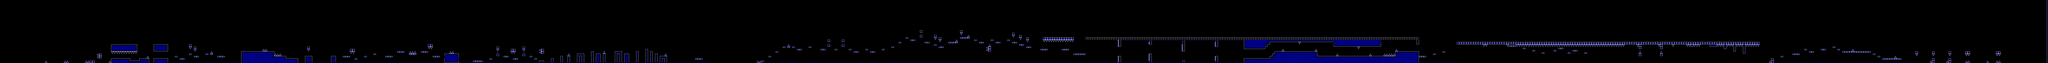

Below is a game level as drawn by its tile map, then a one-line description and the .tmx that defines it (tile-layer data replaced by summaries):
An orthogonal 866x27 tile map with 16x16 px tiles, 2 tile layers (l2, l1), 2 tilesets and 312 objects.

<map version="1.10" tiledversion="1.11.0" orientation="orthogonal" renderorder="right-down" width="866" height="27" tilewidth="16" tileheight="16" infinite="0" nextlayerid="8" nextobjectid="720">
 <editorsettings>
  <export target="baseafterbase.json" format="json" />
 </editorsettings>
 <properties>
  <property name="BG" type="color" value="#ff283eff" />
  <property name="Difficulty" value="HARD" />
  <property name="GROUND" type="color" value="#ff0013c8" />
  <property name="Gamemode" type="int" value="0" />
  <property name="Level name" value="BASE AFTER BASE" />
  <property name="Song" value="STEREOMA" />
  <property name="Speed" type="int" value="1" />
  <property name="Stars" type="int" value="5" />
 </properties>
 <tileset firstgid="1" source="famidash.tsx" />
 <tileset firstgid="513" source="sprites.tsx" />
 <layer id="4" name="l2" width="866" height="27">
  <data>[23382 cells, 23328 non-empty, 10 distinct tile ids]</data>
 </layer>
 <layer id="1" name="l1" width="866" height="27">
  <data>[23382 cells, 23376 non-empty, 29 distinct tile ids]</data>
 </layer>
 <objectgroup id="7" name="SP">
  <object id="401" gid="521" x="672" y="368" width="16" height="16" />
  <object id="402" gid="524" x="624" y="416" width="16" height="16" />
  <object id="403" gid="525" x="1120" y="400" width="16" height="16" />
  <object id="404" gid="519" x="1016" y="432" width="16" height="16" />
  <object id="405" gid="521" x="1280" y="304" width="16" height="16" />
  <object id="406" gid="521" x="1312" y="320" width="16" height="16" />
  <object id="407" gid="524" x="1184" y="384" width="16" height="16" />
  <object id="408" gid="524" x="1280" y="368" width="16" height="16" />
  <object id="409" gid="516" x="1104" y="384" width="16" height="16">
   <properties>
    <property name="Channel" value="GROUND" />
    <property name="Color" type="color" value="#ff9000b7" />
    <property name="Frames" type="int" value="30" />
   </properties>
  </object>
  <object id="410" gid="516" x="1104" y="400" width="16" height="16">
   <properties>
    <property name="Channel" value="BG" />
    <property name="Color" type="color" value="#ffad00fc" />
    <property name="Frames" type="int" value="30" />
   </properties>
  </object>
  <object id="411" gid="524" x="1392" y="368" width="16" height="16" />
  <object id="412" gid="520" x="1536" y="432" width="16" height="16" />
  <object id="413" gid="519" x="1600" y="432" width="16" height="16" />
  <object id="414" gid="518" x="1472" y="432" width="16" height="16" />
  <object id="415" gid="519" x="1360" y="432" width="16" height="16" />
  <object id="417" gid="517" x="1296" y="432" width="16" height="16" />
  <object id="418" gid="520" x="1136" y="432" width="16" height="16" />
  <object id="419" gid="520" x="1204.27" y="432" width="16" height="16" />
  <object id="420" gid="523" x="1632" y="352" width="16" height="16" />
  <object id="421" gid="524" x="2000" y="400" width="16" height="16" />
  <object id="422" gid="524" x="2168" y="384" width="16" height="16" />
  <object id="423" gid="524" x="2248" y="384" width="16" height="16" />
  <object id="424" gid="521" x="2080" y="320" width="16" height="16" />
  <object id="425" gid="520" x="2128" y="432" width="16" height="16" />
  <object id="426" gid="519" x="2032" y="432" width="16" height="16" />
  <object id="427" gid="518" x="2208" y="432" width="16" height="16" />
  <object id="428" gid="521" x="2336" y="384" width="16" height="16" />
  <object id="429" gid="521" x="2624" y="384" width="16" height="16" />
  <object id="430" gid="521" x="2704" y="352" width="16" height="16" />
  <object id="431" gid="521" x="2384" y="336" width="16" height="16" />
  <object id="432" gid="521" x="2368" y="336" width="16" height="16" />
  <object id="433" gid="521" x="2400" y="400" width="16" height="16" />
  <object id="434" gid="521" x="2464" y="384" width="16" height="16" />
  <object id="435" gid="521" x="2528" y="368" width="16" height="16" />
  <object id="436" gid="522" x="1569.07" y="377.6" width="16" height="16" />
  <object id="437" gid="522" x="2784" y="343.47" width="16" height="16" />
  <object id="438" gid="521" x="2864" y="352" width="16" height="16" />
  <object id="439" gid="521" x="2912" y="304" width="16" height="16" />
  <object id="440" gid="521" x="2896" y="304" width="16" height="16" />
  <object id="441" gid="521" x="2944" y="384" width="16" height="16" />
  <object id="442" gid="523" x="3088" y="368" width="16" height="16" />
  <object id="443" gid="525" x="2992" y="400" width="16" height="16">
   <properties>
    <property name="enable rotation" type="bool" value="true" />
    <property name="rotation angle" type="int" value="270" />
   </properties>
  </object>
  <object id="444" gid="525" x="2992" y="384" width="16" height="16">
   <properties>
    <property name="enable rotation" type="bool" value="true" />
    <property name="rotation angle" type="int" value="270" />
   </properties>
  </object>
  <object id="445" gid="525" x="2992" y="416" width="16" height="16">
   <properties>
    <property name="enable rotation" type="bool" value="true" />
    <property name="rotation angle" type="int" value="270" />
   </properties>
  </object>
  <object id="446" gid="518" x="2928" y="432" width="16" height="16" />
  <object id="447" gid="518" x="2864" y="432" width="16" height="16" />
  <object id="448" gid="517" x="2784" y="432" width="16" height="16" />
  <object id="449" gid="518" x="2704" y="432" width="16" height="16" />
  <object id="450" gid="519" x="2656" y="432" width="16" height="16" />
  <object id="451" gid="520" x="2592" y="432" width="16" height="16" />
  <object id="452" gid="519" x="2512" y="432" width="16" height="16" />
  <object id="453" gid="519" x="2432" y="432" width="16" height="16" />
  <object id="454" gid="518" x="2384" y="432" width="16" height="16" />
  <object id="455" gid="517" x="2304" y="432" width="16" height="16" />
  </objectgroup>
</map>
<!-- 258 of 312 objects omitted -->
